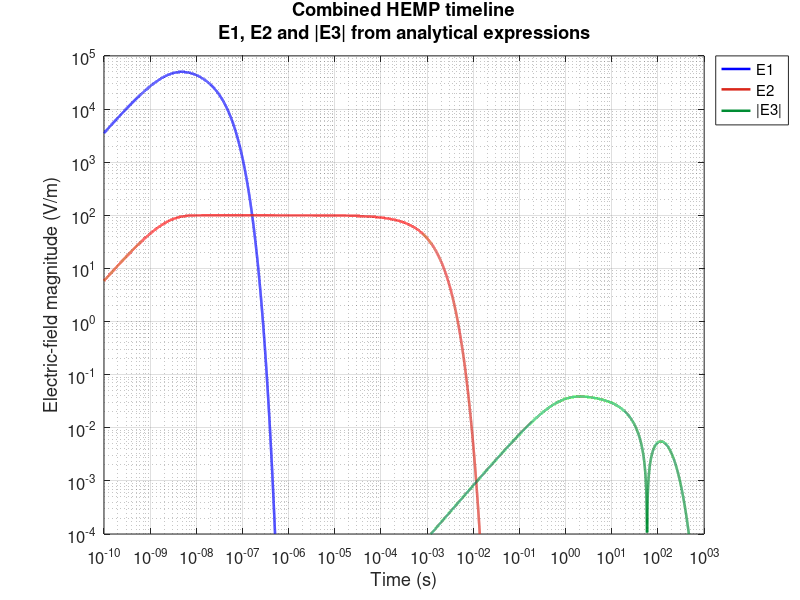

The MATLAB script that drew this image:
%% Combined HEMP timeline based on analytical expressions
clear; clc; close all;

%% Common time axis: 0.1 ns to 1000 s
% A logarithmic axis cannot include t = 0.
t = logspace(-10, 3, 60000);       % Time in seconds

%% E1: early-time component
E01 = 50000;                      % V/m
k1  = 1.3;
a1  = 4e7;                        % s^-1
b1  = 6e8;                        % s^-1

E1 = E01*k1 .* (exp(-a1*t) - exp(-b1*t));

%% E2: intermediate-time component
E02 = 100;                        % V/m
k2  = 1;
a2  = 1000;                       % s^-1
b2  = 6e8;                        % s^-1

E2 = E02*k2 .* (exp(-a2*t) - exp(-b2*t));

%% E3: late-time component
E0i = 0.04;                       % V/m
ki  = 1.058;
ai  = 0.02;                       % s^-1
bi  = 2;                          % s^-1

E0j = 0.01326;                    % V/m
kj  = 9.481;
aj  = 0.015;                      % s^-1
bj  = 0.02;                       % s^-1

% Choose the E3 time reference:
% 0 = onset-aligned display, resembling the supplied timeline.
% 1 = retain the 1-second delay used in the previous script.
t0E3 = 0;                        % seconds

tau = t - t0E3;
active = tau > 0;

Ei = zeros(size(t));
Ej = zeros(size(t));

Ei(active) = E0i*ki .* ...
    (exp(-ai*tau(active)) - exp(-bi*tau(active)));

Ej(active) = E0j*kj .* ...
    (exp(-aj*tau(active)) - exp(-bj*tau(active)));

E3 = Ei - Ej;

%% Prepare values for a logarithmic plot
% Hide values below the plotting range instead of clipping them.
fieldMin = 1e-4;                 % V/m

E1plot = E1;
E2plot = E2;
E3plot = abs(E3);

E1plot(E1plot < fieldMin) = NaN;
E2plot(E2plot < fieldMin) = NaN;
E3plot(E3plot < fieldMin) = NaN;

%% Combined figure
figure('Color','w', ...
       'Name','Combined HEMP timeline', ...
       'Position',[100 100 1100 650]);

ax = axes;
hold(ax,'on');

h1 = loglog(ax, t, E1plot, ...
    'Color',[0 0 1], 'LineWidth',1.8);

h2 = loglog(ax, t, E2plot, ...
    'Color',[0.85 0.15 0.10], 'LineWidth',1.8);

h3 = loglog(ax, t, E3plot, ...
    'Color',[0 0.55 0.20], 'LineWidth',1.8);

% Explicitly set both axes to logarithmic scaling.
set(ax, 'XScale','log', 'YScale','log', ...
        'FontSize',12, ...
        'XMinorGrid','on', 'YMinorGrid','on');

xlim(ax,[1e-10 1e3]);
ylim(ax,[fieldMin 1e5]);

xticks(ax,10.^(-10:1:3));
yticks(ax,10.^(-4:1:5));

xlabel(ax,'Time (s)');
ylabel(ax,'Electric-field magnitude (V/m)');
title(ax,{'Combined HEMP timeline', ...
          'E1, E2 and |E3| from analytical expressions'});

legend(ax,[h1 h2 h3], ...
    {'E1','E2','|E3|'}, ...
    'Location','northeastoutside');

grid(ax,'on');
box(ax,'on');
hold(ax,'off');
